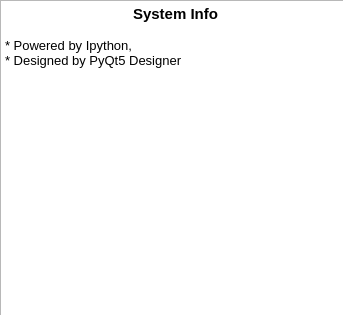
<?xml version="1.0" encoding="UTF-8"?>
<ui version="4.0">
 <class>SystemInfo</class>
 <widget class="QDialog" name="SystemInfo">
  <property name="geometry">
   <rect>
    <x>0</x>
    <y>0</y>
    <width>343</width>
    <height>315</height>
   </rect>
  </property>
  <property name="windowTitle">
   <string>SystemInfo</string>
  </property>
  <property name="windowIcon">
   <iconset resource="imicons.qrc">
    <normaloff>:/imcon/SysInfo1.png</normaloff>:/imcon/SysInfo1.png</iconset>
  </property>
  <widget class="QTextBrowser" name="sysInfotxtBrowser">
   <property name="geometry">
    <rect>
     <x>0</x>
     <y>0</y>
     <width>351</width>
     <height>321</height>
    </rect>
   </property>
   <property name="styleSheet">
    <string notr="true">font: 8pt &quot;Courier New&quot;;</string>
   </property>
   <property name="html">
    <string>&lt;!DOCTYPE HTML PUBLIC &quot;-//W3C//DTD HTML 4.0//EN&quot; &quot;http://www.w3.org/TR/REC-html40/strict.dtd&quot;&gt;
&lt;html&gt;&lt;head&gt;&lt;meta name=&quot;qrichtext&quot; content=&quot;1&quot; /&gt;&lt;style type=&quot;text/css&quot;&gt;
p, li { white-space: pre-wrap; }
&lt;/style&gt;&lt;/head&gt;&lt;body style=&quot; font-family:'Courier New'; font-size:8pt; font-weight:400; font-style:normal;&quot;&gt;
&lt;p align=&quot;center&quot; style=&quot; margin-top:0px; margin-bottom:0px; margin-left:0px; margin-right:0px; -qt-block-indent:0; text-indent:0px;&quot;&gt;&lt;span style=&quot; font-family:'MS Shell Dlg 2'; font-size:11pt; font-weight:600;&quot;&gt;System Info&lt;/span&gt;&lt;/p&gt;
&lt;p style=&quot;-qt-paragraph-type:empty; margin-top:0px; margin-bottom:0px; margin-left:0px; margin-right:0px; -qt-block-indent:0; text-indent:0px; font-family:'MS Shell Dlg 2'; font-size:10pt;&quot;&gt;&lt;br /&gt;&lt;/p&gt;
&lt;p style=&quot; margin-top:0px; margin-bottom:0px; margin-left:0px; margin-right:0px; -qt-block-indent:0; text-indent:0px;&quot;&gt;&lt;span style=&quot; font-family:'MS Shell Dlg 2'; font-size:10pt;&quot;&gt;* Powered by Ipython,&lt;/span&gt;&lt;/p&gt;
&lt;p style=&quot; margin-top:0px; margin-bottom:0px; margin-left:0px; margin-right:0px; -qt-block-indent:0; text-indent:0px;&quot;&gt;&lt;span style=&quot; font-family:'MS Shell Dlg 2'; font-size:10pt;&quot;&gt;* Designed by PyQt5 Designer&lt;/span&gt;&lt;/p&gt;&lt;/body&gt;&lt;/html&gt;</string>
   </property>
  </widget>
 </widget>
 <resources>
  <include location="imicons.qrc"/>
 </resources>
 <connections/>
</ui>
